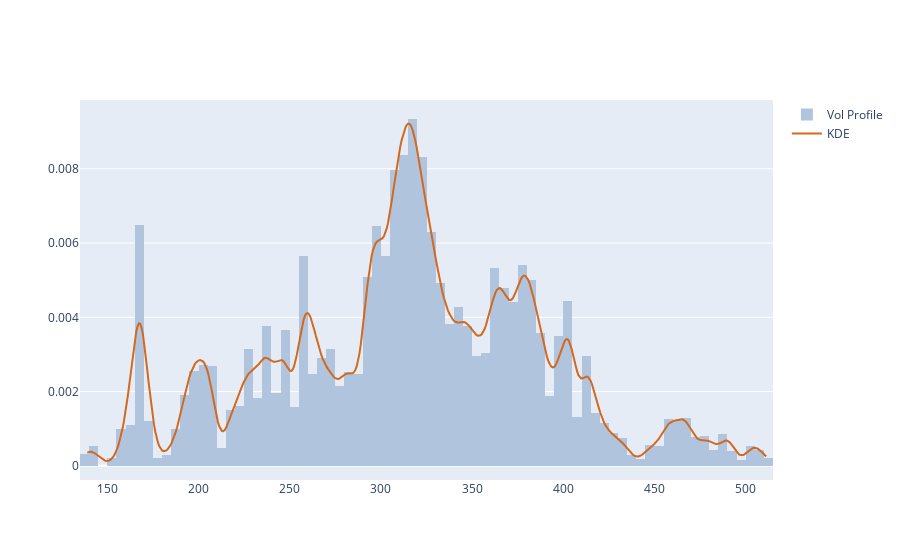

The notebook cell this image was saved under:
### Code cell
# Kernel Density Estimator (KDE) plot
from scipy import stats, signal

"""
stats provides statistical functions and probability distributions for data analysis.

signal offers tools for signal processing, such as filtering, peak detection, 
and Fourier transforms.

These modules are commonly used for advanced data analysis and scientific computing in Python.
"""

kde_factor = 0.05
num_samples = 500
kde = stats.gaussian_kde(lulu.Close,weights=lulu.Volume,bw_method=kde_factor)
xr = np.linspace(lulu.Close.min(),lulu.Close.max(),num_samples)
kdy = kde(xr)
ticks_per_sample = (xr.max() - xr.min()) / num_samples

def get_dist_plot(c, v, kx, ky):
    fig = go.Figure()
    fig.add_trace(go.Histogram(name='Vol Profile', x=c, y=v, nbinsx=150, 
                               histfunc='sum', histnorm='probability density',
                               marker_color='#B0C4DE'))
    fig.add_trace(go.Scatter(name='KDE', x=kx, y=ky, mode='lines', marker_color='#D2691E'))
    return fig

get_dist_plot(lulu.Close, lulu.Volume, xr, kdy).show()

### Figure 1 — Plotly figure (JSON) as saved in the notebook; plotly's stock layout.template omitted (floating-point values rounded to 4 significant figures; data arrays with more than 128 entries replaced by an {"elided": "..."} marker saying what was removed)
{"data": [{"histfunc": "sum", "histnorm": "probability density", "marker": {"color": "#B0C4DE"}, "name": "Vol Profile", "nbinsx": 150, "type": "histogram", "x": {"elided": "1481 float values"}, "y": {"elided": "1481 float values"}}, {"marker": {"color": "#D2691E"}, "mode": "lines", "name": "KDE", "type": "scatter", "x": {"elided": "500 float values"}, "y": {"elided": "500 float values"}}], "layout": {}}
